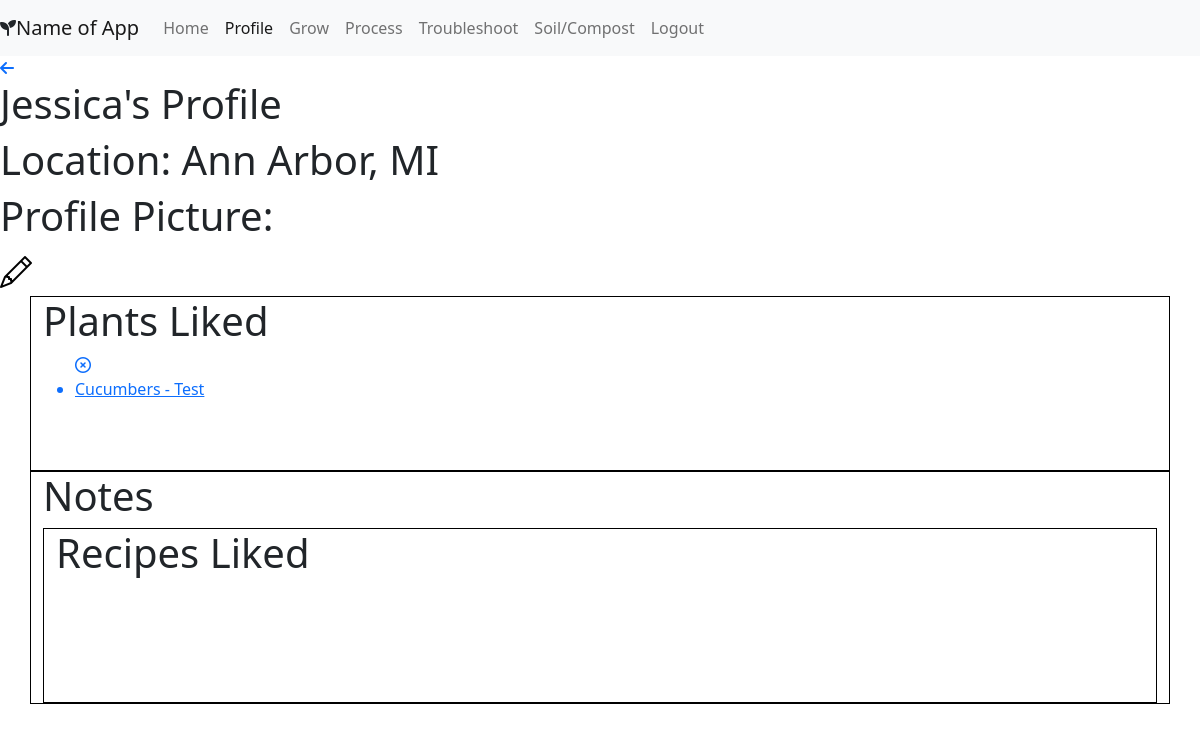
/profile/1 (signed in), run on an earlier commit of the app's database.
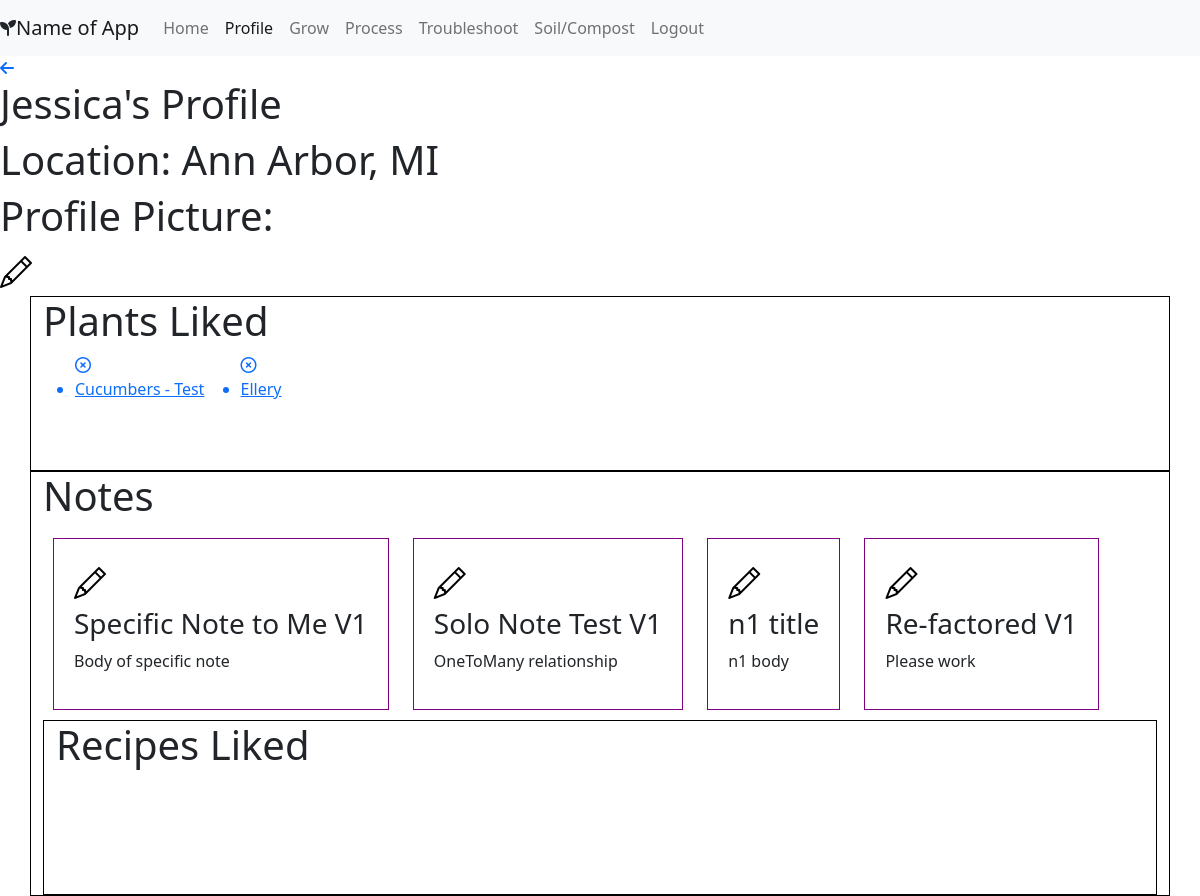
And on a later commit of the database.
### portfolio/models.py (models this page shows, shortened)
class User(models.Model):
    first_name = models.CharField(max_length=45)
    last_name = models.CharField(max_length=45)
    location = models.TextField(null = True)
    email = models.TextField()
    password = models.TextField()
    profile_pic = models.ImageField(null=True, blank=True)
    created_at = models.DateTimeField(auto_now_add=True)
    updated_at = models.DateTimeField(auto_now=True)
    objects = UserManager()

class Plant(models.Model):
    users_like = models.ManyToManyField(User, related_name = "plants_liked")
    category = models.CharField(max_length = 45)
    name = models.CharField(max_length = 45)
    plant_pic = models.ImageField(upload_to=None, height_field=None, width_field=None, max_length=100, blank=True, null=True)
    latin_name = models.CharField(max_length = 45, null=True)
    sun = models.CharField(max_length = 45, null=True)
    water = models.CharField(max_length = 255, null=True)
    spacing = models.CharField(max_length = 45, null=True)
    height_width = models.CharField(max_length = 45, null=True)
    days_to_harvest = models.CharField(max_length = 45, null=True)
    pH = models.CharField(max_length = 45, null=True)
    planting = models.TextField(null = True)
    family=models.CharField(max_length = 45, null=True)
    soil_reqs = models.TextField(null = True)
    companion_plants = models.TextField(null = True)
    dont_plant_near = models.TextField(null = True)
    pruning = models.TextField(null = True)
    harvesting = models.TextField(null = True)
    common_pests = models.TextField(null = True)
    medicinal_props = models.TextField(null = True)
    edibility = models.TextField(null = True)
    other_uses = models.TextField(null = True)
    specific_notes = models.TextField(null = True)
    created_at = models.DateTimeField(auto_now_add=True)
    updated_at = models.DateTimeField(auto_now=True)
    objects = PlantManager()

class Note(models.Model):
    title = models.CharField(max_length = 55, null=True)
    body = models.TextField(null=True)
    written_by = models.ForeignKey(User, related_name = "notes_written", on_delete=models.CASCADE, null=True)
    created_at = models.DateTimeField(auto_now_add=True)
    updated_at = models.DateTimeField(auto_now=True)
    objects = NoteManager()

### portfolio/views.py (the view)
# urls.py: path('profile/<int:user_id>', views.profile),
def profile(request, user_id):
    if 'user_id' not in request.session:
        return redirect('/')
    context={
        'current_user' : User.objects.get(id = request.session['user_id']),
        'all_notes': Note.objects.all(),
        }
    return render(request, "profile.html", context)

### portfolio/templates/profile.html (shortened to what this page needs)
{% load static %}
<!DOCTYPE html>
<html lang="en">
<head>
    <link href="https://cdn.jsdelivr.net/npm/bootstrap@5.0.0-beta3/dist/css/bootstrap.min.css" rel="stylesheet"
>
    <link rel="stylesheet" href="https://cdn.jsdelivr.net/npm/bootstrap-icons@1.4.1/font/bootstrap-icons.css">
    <link rel="stylesheet" href="{% static 'css/styles.css' %}">
</head>
<body>
    <div>
        <nav class="navbar navbar-expand-lg navbar-light bg-light sticky-top">
            <i class="fas fa-seedling"></i><a class="navbar-brand" href="#"> Name of App</a>
            <div class="collapse navbar-collapse" id="navbarNavAltMarkup">
                <div class="navbar-nav">
                    <a class="nav-item nav-link" href="/home">Home</a>
                    <a class="nav-item nav-link active" href="/profile/{{current_user.id}}">Profile</a>
                    <a class="nav-item nav-link" href="/grow">Grow</a>
                    <a class="nav-item nav-link" href="#">Process</a>
                    <a class="nav-item nav-link" href="#">Troubleshoot</a>
                    <a class="nav-item nav-link" href="#">Soil/Compost</a>
                    <a class="nav-item nav-link" href="/logout">Logout</a>
                </div>
            </div>
        </nav>
    </div>
    <a href="/home"><i class="fas fa-arrow-left"></i></a>
    <h1>{{current_user.first_name}}'s Profile</h1>
    <h1>Location: {{current_user.location}}</h1>
    <h1>Profile Picture:</h1>
    <a href="/profile/{{current_user.id}}/edit"><i class="bi-pencil" style="font-size: 2rem; color: black"></i></a>
    <div class="container" style="min-height: 175px; border:1px solid black">
        <h1>Plants Liked</h1>
        {% for plant in current_user.plants_liked.all %}
        <ul style="display: inline-block;">
            <a href="/plant/{{plant.id}}/unlike_plant"><i class="far fa-times-circle"></i></a>
            <a href="/grow/details/{{plant.id}}">
                <li>{{plant.name}}</li>
            </a>
        </ul>
        {% endfor %}
    </div>
    <div class="container" style="min-height: 175px; border:1px solid black">
        <h1>Notes</h1>
        {% for note in current_user.notes_written.all %}
        <div class="container" style="width: fit-content; border:1px solid purple; padding: 20px; justify-content: left; display: inline-block; margin: 10px;">
            <a href="/note/{{note.id}}/edit"><i class="bi-pencil" style="font-size: 2rem; color: black"></i></a>
            <h3>{{note.title}}</h3>
            <p>{{note.body}}</p>
        </div>
        {% endfor %}
        <div class="container" style="min-height: 175px; border:1px solid black">
            <h1>Recipes Liked</h1>
        </div>
</body>
</html>

### portfolio/static/css/styles.css (style rules this page uses)
* { margin: 0; padding: 0; }

What changed in the data, as far as the page shows it:
added Plant: name "Ellery"
added Note: title "Specific Note to Me V1", body "Body of specific note"
added Note: title "Solo Note Test V1", body "OneToMany relationship"
added Note: title "n1 title", body "n1 body"
added Note: title "Re-factored V1", body "Please work"
